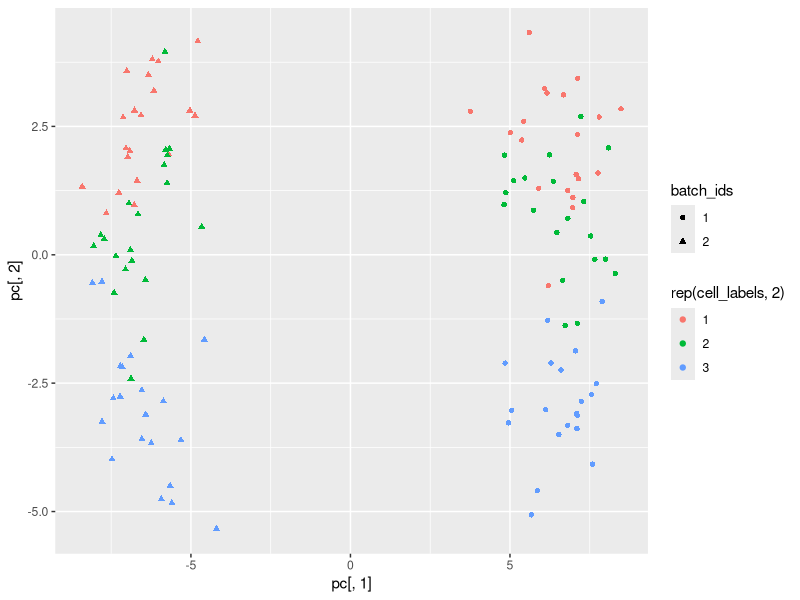
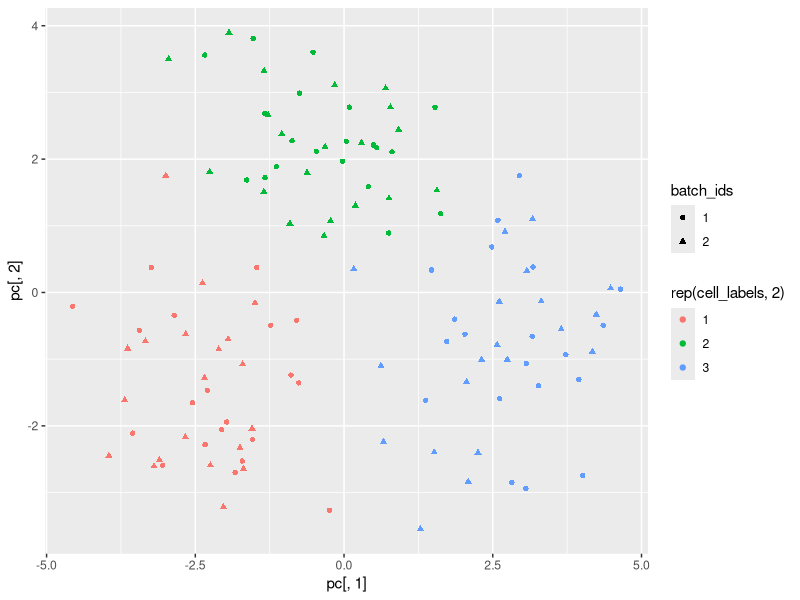

The R script that drew these images, in order:
## ---- chunk 1
knitr::opts_chunk$set(
  collapse = TRUE,
  comment = "#>"
)
## ---- chunk 2
set.seed(0)
## ---- chunk 3
n_clusters <- 3 # number of clusters
n_cells_per_cluster <- 20 # number of cells per cluster
n_cells <- n_clusters*n_cells_per_cluster # number of cells per batch
## ---- chunk 4
batch_ids <- factor(rep(1:2,each = n_cells))
## ---- chunk 5
cell_labels <- factor(rep(1:n_clusters,each=n_cells_per_cluster))
## ---- chunk 6
n_genes <- 100
good_genes <- 1:10
bad_genes <- 11:100
## ---- chunk 7
# Returns a m-by-n matrix of normal random variables with zero mean and unit variance
rnorm_mat <- function(m,n){
  return(matrix(rnorm(m*n),m,n))
}
## ---- chunk 8
centroids <- rnorm_mat(n_genes,n_clusters)
centroids[bad_genes,] <- 0
## ---- chunk 9
batch_effects <- rnorm_mat(n_genes,2)
batch_effects[good_genes,] <- 0

## ---- chunk 10
makeData <- function(batch_id){
  dat <- rnorm_mat(n_genes,n_cells)
  for(i in 1:ncol(dat)){
    dat[,i] <- dat[,i] + centroids[,cell_labels[i]] + batch_effects[,batch_id]
  }
  return(dat)
}

X <- makeData(batch_id = 1)
Y <- makeData(batch_id = 2)

Z <- cbind(X,Y)

## ---- chunk 11
pc <- prcomp(t(Z),rank. = 2)$x
ggplot2::qplot(pc[,1],pc[,2],color =rep(cell_labels,2),shape = batch_ids)
## ---- chunk 12
pc <- prcomp(t(Z[good_genes,]),rank. = 2)$x
ggplot2::qplot(pc[,1],pc[,2],color =rep(cell_labels,2),shape = batch_ids)

